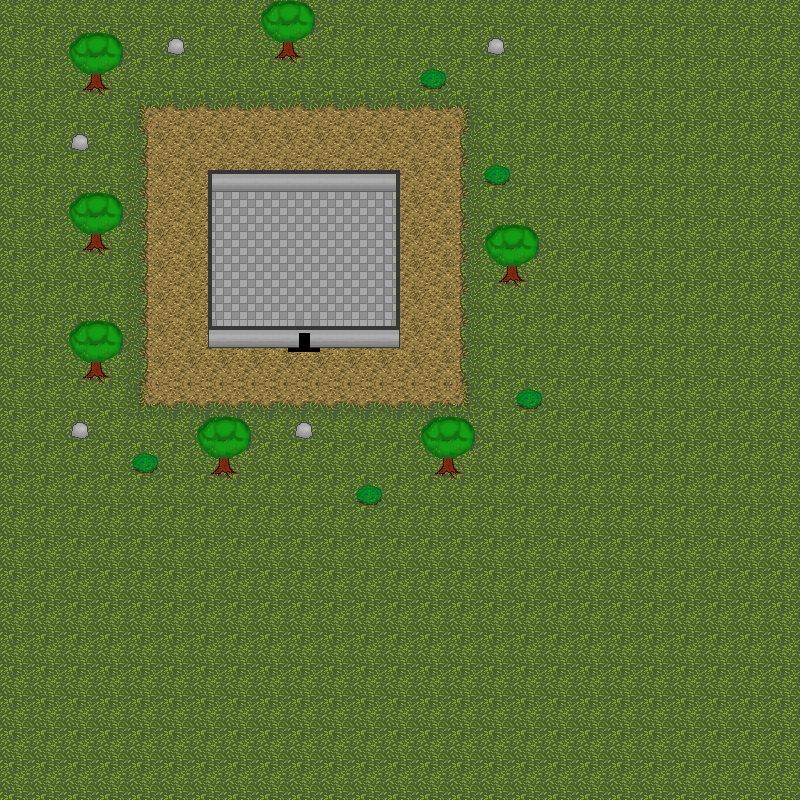

A 2D game scene composited from a Tiled map and its tileset images. What follows is a short description and the map's XML, with each tile layer's data collapsed to a summary:
An orthogonal 25x25 tile map with 32x32 px tiles, 3 tile layers (Walls, Tile Layer 1, Tile Layer 3), 3 tilesets.

<map version="1.0" orientation="orthogonal" renderorder="right-down" width="25" height="25" tilewidth="32" tileheight="32" nextobjectid="1">
 <tileset firstgid="1" name="Chrome" tilewidth="32" tileheight="32" tilecount="10">
  <tile id="0">
   <image width="32" height="32" source="../chrome/chrome_tile.png" />
  </tile>
  <tile id="1">
   <image width="32" height="32" source="../chrome/e_wall.png" />
  </tile>
  <tile id="2">
   <image width="32" height="32" source="../chrome/n_wall.png" />
  </tile>
  <tile id="3">
   <image width="32" height="32" source="../chrome/ne_wall.png" />
  </tile>
  <tile id="4">
   <image width="32" height="32" source="../chrome/nw_wall.png" />
  </tile>
  <tile id="5">
   <image width="32" height="32" source="../chrome/se_wall.png" />
  </tile>
  <tile id="6">
   <image width="32" height="32" source="../chrome/south_chrome_wall.png" />
  </tile>
  <tile id="7">
   <image width="32" height="32" source="../chrome/sw_wall.png" />
  </tile>
  <tile id="8">
   <image width="32" height="32" source="../chrome/s_door.png" />
  </tile>
  <tile id="9">
   <image width="32" height="32" source="../chrome/w_wall.png" />
  </tile>
 </tileset>
 <tileset firstgid="11" name="Grass &amp; Dirt" tilewidth="32" tileheight="32" tilecount="10">
  <tile id="0">
   <image width="32" height="32" source="../grassdirt/dirt_tile_mk3.png" />
  </tile>
  <tile id="1">
   <image width="32" height="32" source="../grassdirt/grass_dirt_left_mk3.png" />
  </tile>
  <tile id="2">
   <image width="32" height="32" source="../grassdirt/grass_dirt_top.png" />
  </tile>
  <tile id="3">
   <image width="32" height="32" source="../grassdirt/grass_dirt_topleft.png" />
  </tile>
  <tile id="4">
   <image width="32" height="32" source="../grassdirt/grass_tile_mk1.png" />
  </tile>
  <tile id="5">
   <image width="32" height="32" source="../grassdirt/grass_dirt_bottomleft.png" />
  </tile>
  <tile id="6">
   <image width="32" height="32" source="../grassdirt/grass_dirt_bottomright.png" />
  </tile>
  <tile id="7">
   <image width="32" height="32" source="../grassdirt/grass_dirt_right_mk3.png" />
  </tile>
  <tile id="8">
   <image width="32" height="32" source="../grassdirt/grass_dirt_bottom.png" />
  </tile>
  <tile id="9">
   <image width="32" height="32" source="../grassdirt/grass_dirt_topright.png" />
  </tile>
 </tileset>
 <tileset firstgid="21" name="Doodads" tilewidth="64" tileheight="64" tilecount="3">
  <tile id="0">
   <image width="32" height="32" source="../doodads/food_bush.png" />
  </tile>
  <tile id="1">
   <image width="64" height="64" source="../doodads/lazy_shitty_tree.png" />
  </tile>
  <tile id="2">
   <image width="32" height="32" source="../doodads/rock_turd.png" />
  </tile>
 </tileset>
 <layer name="Walls" width="25" height="25">
  <data>[625 cells, 613 non-empty, 10 distinct tile ids]</data>
 </layer>
 <layer name="Tile Layer 1" width="25" height="25">
  <data>[625 cells, 72 non-empty, 11 distinct tile ids]</data>
 </layer>
 <layer name="Tile Layer 3" width="25" height="25">
  <data>[625 cells, 18 non-empty, 4 distinct tile ids]</data>
 </layer>
</map>